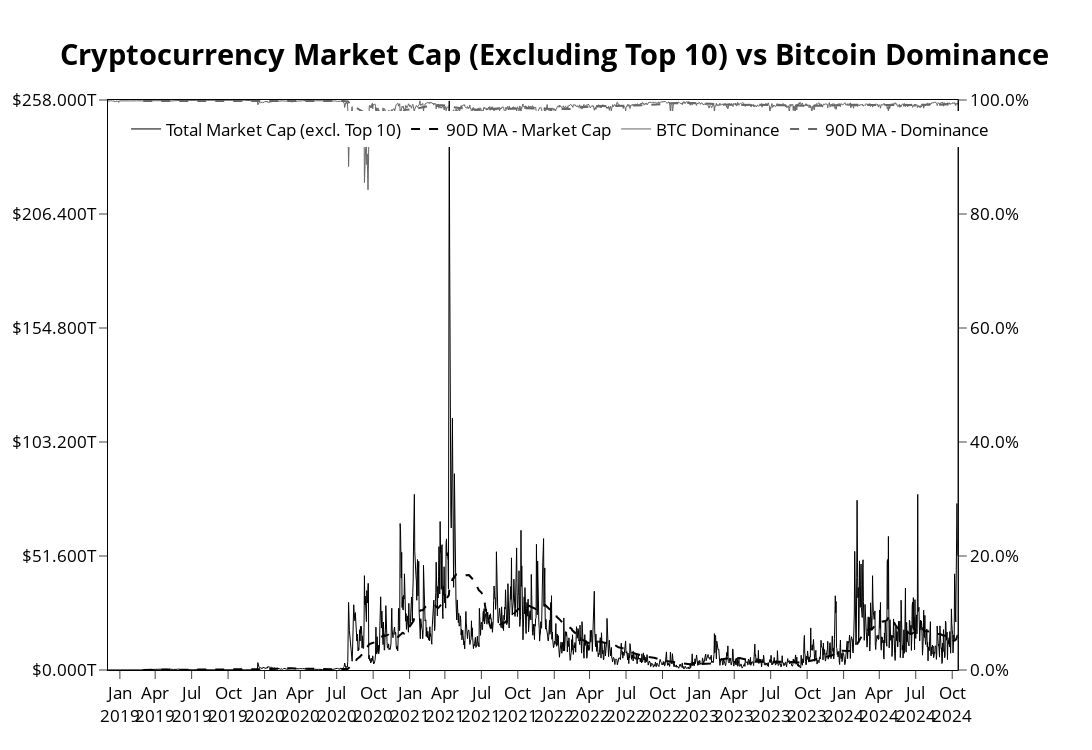

The notebook cell saved with this chart:
### Code cell
import pandas as pd
import yfinance as yf
from datetime import datetime
import time
import plotly.graph_objects as go
from plotly.subplots import make_subplots
import numpy as np

def calculate_ma(series, window=30):
    """Calculate moving average for a series"""
    return pd.to_numeric(series, errors='coerce').rolling(window=window).mean()

def format_large_number(value):
    """
    Format large numbers to 3 digits with proper unit
    Example: 1234567890 -> 1.23B
    """
    abs_value = abs(float(value))
    if abs_value >= 1e12:
        return f"{value/1e12:.3f}T"
    elif abs_value >= 1e9:
        return f"{value/1e9:.3f}B"
    elif abs_value >= 1e6:
        return f"{value/1e6:.3f}M"
    elif abs_value >= 1e3:
        return f"{value/1e3:.3f}K"
    else:
        return f"{value:.3f}"

def get_scale_and_divisor(max_value):
    """
    Get the appropriate scale divisor and unit suffix for y-axis
    """
    abs_value = abs(float(max_value))
    if abs_value >= 1e12:
        return 1e12, "T"
    elif abs_value >= 1e9:
        return 1e9, "B"
    elif abs_value >= 1e6:
        return 1e6, "M"
    else:
        return 1e3, "K"

def get_and_plot_market_caps(ma_window=30):
    """
    Fetch and plot cryptocurrency market caps with configurable options
    
    Parameters:
    - ma_window: int, window size for moving average calculation (default 30 days)
    """
    # Read the CSV file
    df = pd.read_csv('coinmarketcap_20210103_top_125.csv')
    
    # Get top 10 assets to exclude
    top_10_assets = df.head(10)['Name'].tolist()
    print("Excluding these top 10 assets:", top_10_assets)
    
    # Create symbol mapping dictionary (excluding top 10)
    symbol_mapping = {
        row['Name']: f"{row['Symbol']}-USD"
        for _, row in df.iterrows()
        if row['Name'] not in top_10_assets
    }
    
    # Dictionary to store market caps for each crypto
    market_caps_dict = {}
    
    # Define the date range
    start_date = '2019-01-01'
    end_date = datetime.now().strftime('%Y-%m-%d')
    
    # Loop through each cryptocurrency
    for name, symbol in symbol_mapping.items():
        try:
            print(f"Fetching data for {name} ({symbol})...")
            
            # Fetch data from Yahoo Finance
            ticker = yf.Ticker(symbol)
            hist = ticker.history(start=start_date, end=end_date)
            
            if not hist.empty:
                # Calculate market cap (Close Price * Volume)
                market_caps_dict[name] = pd.to_numeric(hist['Close'] * hist['Volume'], errors='coerce')
            
            # Add a small delay to avoid hitting rate limits
            time.sleep(1)
            
        except Exception as e:
            print(f"Error fetching data for {name} ({symbol}): {str(e)}")
            continue
    
    # Also get Bitcoin data for dominance calculation
    try:
        print("Fetching Bitcoin data...")
        btc_ticker = yf.Ticker("BTC-USD")
        btc_hist = btc_ticker.history(start=start_date, end=end_date)
        if not btc_hist.empty:
            market_caps_dict['Bitcoin'] = pd.to_numeric(btc_hist['Close'] * btc_hist['Volume'], errors='coerce')
    except Exception as e:
        print(f"Error fetching Bitcoin data: {str(e)}")
        return
    
    # Combine all market caps into a single DataFrame
    if market_caps_dict:
        all_market_caps = pd.concat(market_caps_dict, axis=1)
        df_filled = all_market_caps.apply(pd.to_numeric, errors='coerce').ffill()
        
        # Calculate market metrics (excluding Bitcoin for others)
        others_market_cap = df_filled.drop('Bitcoin', axis=1).sum(axis=1)
        btc_dominance = (df_filled['Bitcoin'] / (df_filled['Bitcoin'] + others_market_cap)) * 100
        
        # Calculate moving averages
        others_ma = calculate_ma(others_market_cap, ma_window)
        dominance_ma = calculate_ma(btc_dominance, ma_window)
        
        # Get scale for formatting
        scale, unit_suffix = get_scale_and_divisor(others_market_cap.max())
        
        # Create figure with secondary y-axis
        fig = make_subplots(specs=[[{"secondary_y": True}]])
        
        # Add market cap trace
        fig.add_trace(
            go.Scatter(
                x=others_market_cap.index,
                y=others_market_cap.astype(float) / scale,
                name="Total Market Cap (excl. Top 10)",
                mode='lines',
                line=dict(color='#000000', width=1),
                hovertemplate=f"Total Market Cap: $%{{y:.3f}}{unit_suffix}<extra></extra>"
            ),
            secondary_y=False
        )

        # Add MA for market cap
        fig.add_trace(
            go.Scatter(
                x=others_ma.index,
                y=others_ma.astype(float) / scale,
                name=f"{ma_window}D MA - Market Cap",
                mode='lines',
                line=dict(color='#000000', width=2, dash='dash'),
                hovertemplate=f"{ma_window}D MA: $%{{y:.3f}}{unit_suffix}<extra></extra>"
            ),
            secondary_y=False
        )

        # Add BTC dominance trace
        fig.add_trace(
            go.Scatter(
                x=btc_dominance.index,
                y=btc_dominance.astype(float),
                name="BTC Dominance",
                mode='lines',
                line=dict(color='#666666', width=1),
                hovertemplate="BTC Dominance: %{y:.1f}%<extra></extra>"
            ),
            secondary_y=True
        )

        # Add MA for dominance
        fig.add_trace(
            go.Scatter(
                x=dominance_ma.index,
                y=dominance_ma.astype(float),
                name=f"{ma_window}D MA - Dominance",
                mode='lines',
                line=dict(color='#666666', width=2, dash='dash'),
                hovertemplate=f"{ma_window}D MA: %{{y:.1f}}%<extra></extra>"
            ),
            secondary_y=True
        )

        # Update layout
        fig.update_layout(
            title=dict(
                text=f'Cryptocurrency Market Cap (Excluding Top 10) vs Bitcoin Dominance',
                font=dict(
                    color='#000000',
                    size=29,
                    weight='bold'
                ),
                x=0.055,
                y=0.94,
                xanchor='left',
                yanchor='top'
            ),
            width=1350,
            height=750,
            showlegend=True,
            legend=dict(
                orientation="h",
                yanchor="top",
                y=0.98,
                xanchor="left",
                x=0.02,
                font=dict(
                    color='#000000',
                    size=17
                ),
                bgcolor='rgba(255, 255, 255, 1)'
            ),
            plot_bgcolor='white',
            paper_bgcolor='white'
        )

        # Convert index to datetime if it's not already
        if not isinstance(others_market_cap.index, pd.DatetimeIndex):
            others_market_cap.index = pd.to_datetime(others_market_cap.index)

        # Update x-axis to show every 3 months
        date_range = pd.date_range(
            start=others_market_cap.index.min(), 
            end=others_market_cap.index.max(), 
            freq='3ME'
        )
        
        # Create two-line date labels
        date_labels = [f"{d.strftime('%b')}<br>{d.strftime('%Y')}" for d in date_range]
        
        fig.update_xaxes(
            ticktext=date_labels,
            tickvals=date_range,
            tickangle=0,
            showgrid=False,
            ticks='outside',
            ticklen=8,
            tickwidth=1,
            tickfont=dict(
                color='#000000',
                size=17
            ),
            linecolor='#000000',
            linewidth=1,
            mirror=True
        )

        # Calculate y-axis ranges and tick values
        y_max_market = np.ceil(others_market_cap.max() / scale)
        y_tick_vals_market = np.linspace(0, y_max_market, 6)  # Reduced number of ticks
        
        y_max_dom = np.ceil(btc_dominance.max() / 10) * 10
        y_tick_vals_dom = np.linspace(0, y_max_dom, 6)  # Reduced number of ticks

        # Update primary y-axis (Market Cap)
        fig.update_yaxes(
            title=None,
            showgrid=False,
            tickfont=dict(
                color='#000000',
                size=17
            ),
            ticktext=[f"${val:.3f}{unit_suffix}" for val in y_tick_vals_market],
            tickvals=y_tick_vals_market,
            ticks='outside',
            ticklen=8,
            tickwidth=1,
            range=[0, y_max_market],
            secondary_y=False,
            linecolor='#000000',
            linewidth=1,
            mirror=True
        )

        # Update secondary y-axis (Dominance)
        fig.update_yaxes(
            title=None,
            showgrid=False,
            tickfont=dict(
                color='#000000',
                size=17
            ),
            ticksuffix="%",
            ticks='outside',
            ticklen=8,
            tickwidth=1,
            range=[0, y_max_dom],
            secondary_y=True,
            linecolor='#000000',
            linewidth=1,
            mirror=True,
            tickformat=".1f"
        )

        # Save outputs
        fig.write_html("crypto_dominance.html")
        pd.DataFrame({
            'Total Market Cap (excl. Top 10)': others_market_cap.apply(format_large_number),
            'BTC Dominance (%)': btc_dominance,
            f'Market Cap {ma_window}D MA': others_ma.apply(format_large_number),
            f'Dominance {ma_window}D MA': dominance_ma
        }).to_csv('dominance_analysis.csv')
        
        print("Analysis completed! Check 'crypto_dominance_2021.html' and 'dominance_analysis_2021.csv' for results.")
        
        # Show the plot
        fig.show()
    else:
        print("No data was collected")

if __name__ == "__main__":
    get_and_plot_market_caps(ma_window=90)  # 30-day MA

### Figure 1 — Plotly figure (JSON) as saved in the notebook; plotly's stock layout.template omitted (floating-point values rounded to 4 significant figures; data arrays with more than 128 entries replaced by an {"elided": "..."} marker saying what was removed)
{"data": [{"hovertemplate": "Total Market Cap: $%{y:.3f}T<extra></extra>", "line": {"color": "#000000", "width": 1}, "mode": "lines", "name": "Total Market Cap (excl. Top 10)", "x": {"elided": "2145 str values"}, "y": {"elided": "2145 float values"}, "type": "scatter", "xaxis": "x", "yaxis": "y"}, {"hovertemplate": "90D MA: $%{y:.3f}T<extra></extra>", "line": {"color": "#000000", "dash": "dash", "width": 2}, "mode": "lines", "name": "90D MA - Market Cap", "x": {"elided": "2145 str values"}, "y": {"elided": "2145 float values"}, "type": "scatter", "xaxis": "x", "yaxis": "y"}, {"hovertemplate": "BTC Dominance: %{y:.1f}%<extra></extra>", "line": {"color": "#666666", "width": 1}, "mode": "lines", "name": "BTC Dominance", "x": {"elided": "2145 str values"}, "y": {"elided": "2145 float values"}, "type": "scatter", "xaxis": "x", "yaxis": "y2"}, {"hovertemplate": "90D MA: %{y:.1f}%<extra></extra>", "line": {"color": "#666666", "dash": "dash", "width": 2}, "mode": "lines", "name": "90D MA - Dominance", "x": {"elided": "2145 str values"}, "y": {"elided": "2145 float values"}, "type": "scatter", "xaxis": "x", "yaxis": "y2"}], "layout": {"xaxis": {"anchor": "y", "domain": [0.0, 0.94], "tickfont": {"color": "#000000", "size": 17}, "ticktext": ["Jan<br>2019", "Apr<br>2019", "Jul<br>2019", "Oct<br>2019", "Jan<br>2020", "Apr<br>2020", "Jul<br>2020", "Oct<br>2020", "Jan<br>2021", "Apr<br>2021", "Jul<br>2021", "Oct<br>2021", "Jan<br>2022", "Apr<br>2022", "Jul<br>2022", "Oct<br>2022", "Jan<br>2023", "Apr<br>2023", "Jul<br>2023", "Oct<br>2023", "Jan<br>2024", "Apr<br>2024", "Jul<br>2024", "Oct<br>2024"], "tickvals": ["2019-01-31T00:00:00+00:00", "2019-04-30T00:00:00+00:00", "2019-07-31T00:00:00+00:00", "2019-10-31T00:00:00+00:00", "2020-01-31T00:00:00+00:00", "2020-04-30T00:00:00+00:00", "2020-07-31T00:00:00+00:00", "2020-10-31T00:00:00+00:00", "2021-01-31T00:00:00+00:00", "2021-04-30T00:00:00+00:00", "2021-07-31T00:00:00+00:00", "2021-10-31T00:00:00+00:00", "2022-01-31T00:00:00+00:00", "2022-04-30T00:00:00+00:00", "2022-07-31T00:00:00+00:00", "2022-10-31T00:00:00+00:00", "2023-01-31T00:00:00+00:00", "2023-04-30T00:00:00+00:00", "2023-07-31T00:00:00+00:00", "2023-10-31T00:00:00+00:00", "2024-01-31T00:00:00+00:00", "2024-04-30T00:00:00+00:00", "2024-07-31T00:00:00+00:00", "2024-10-31T00:00:00+00:00"], "tickangle": 0, "showgrid": false, "ticks": "outside", "ticklen": 8, "tickwidth": 1, "linecolor": "#000000", "linewidth": 1, "mirror": true}, "yaxis": {"anchor": "x", "domain": [0.0, 1.0], "tickfont": {"color": "#000000", "size": 17}, "title": {}, "showgrid": false, "ticktext": ["$0.000T", "$51.600T", "$103.200T", "$154.800T", "$206.400T", "$258.000T"], "tickvals": [0.0, 51.6, 103.2, 154.8, 206.4, 258.0], "ticks": "outside", "ticklen": 8, "tickwidth": 1, "range": [0, 258.0], "linecolor": "#000000", "linewidth": 1, "mirror": true}, "yaxis2": {"anchor": "x", "overlaying": "y", "side": "right", "tickfont": {"color": "#000000", "size": 17}, "title": {}, "showgrid": false, "ticksuffix": "%", "ticks": "outside", "ticklen": 8, "tickwidth": 1, "range": [0, 100.0], "linecolor": "#000000", "linewidth": 1, "mirror": true, "tickformat": ".1f"}, "title": {"font": {"color": "#000000", "size": 29, "weight": "bold"}, "text": "Cryptocurrency Market Cap (Excluding Top 10) vs Bitcoin Dominance", "x": 0.055, "y": 0.94, "xanchor": "left", "yanchor": "top"}, "legend": {"font": {"color": "#000000", "size": 17}, "orientation": "h", "yanchor": "top", "y": 0.98, "xanchor": "left", "x": 0.02, "bgcolor": "rgba(255, 255, 255, 1)"}, "width": 1350, "height": 750, "showlegend": true, "plot_bgcolor": "white", "paper_bgcolor": "white"}}
